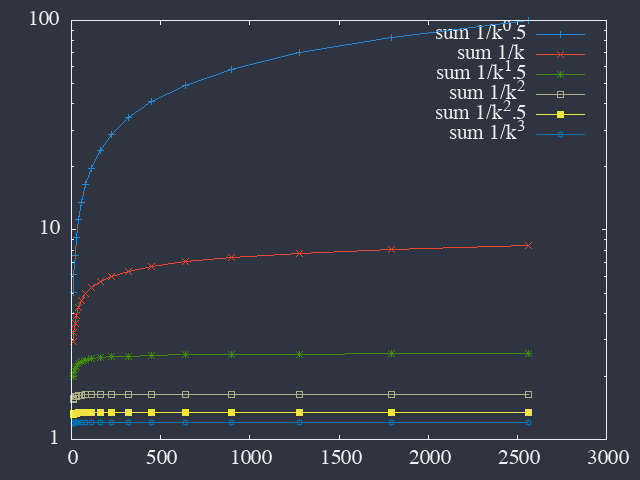

Write gnuplot code to recreate this figure.
! test -e ps.dat || ./partialsum-collect.bash

set terminal dumb ansi256
set logscale y
plot "ps.dat" index 0 w lp title "sum 1/k^0.5",\
  "" i 1 w lp title "sum 1/k",\
  "" i 2 w lp title "sum 1/k^1.5",\
  "" i 3 w lp title "sum 1/k^2",\
  "" i 4 w lp title "sum 1/k^2.5",\
  "" i 5 w lp title "sum 1/k^3"

  call '../../scripts/set-png.gp' 'ps.png'
